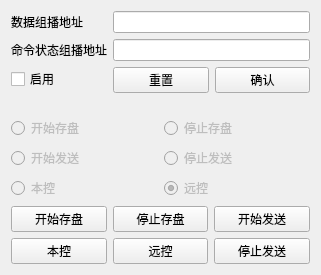
<?xml version="1.0" encoding="UTF-8"?>
<ui version="4.0">
 <class>fTelemetryIn</class>
 <widget class="QWidget" name="fTelemetryIn">
  <property name="geometry">
   <rect>
    <x>0</x>
    <y>0</y>
    <width>321</width>
    <height>275</height>
   </rect>
  </property>
  <property name="sizePolicy">
   <sizepolicy hsizetype="Preferred" vsizetype="Minimum">
    <horstretch>0</horstretch>
    <verstretch>0</verstretch>
   </sizepolicy>
  </property>
  <property name="windowTitle">
   <string>TelemetryIn</string>
  </property>
  <layout class="QVBoxLayout" name="verticalLayout_2">
   <item>
    <layout class="QVBoxLayout" name="verticalLayout">
     <item>
      <layout class="QFormLayout" name="formLayout">
       <item row="0" column="1">
        <widget class="QLineEdit" name="leDataURL"/>
       </item>
       <item row="2" column="1">
        <layout class="QHBoxLayout" name="horizontalLayout_2">
         <item>
          <widget class="QPushButton" name="pbReset">
           <property name="text">
            <string>重置</string>
           </property>
          </widget>
         </item>
         <item>
          <widget class="QPushButton" name="pbConfirm">
           <property name="text">
            <string>确认</string>
           </property>
          </widget>
         </item>
        </layout>
       </item>
       <item row="2" column="0">
        <widget class="QCheckBox" name="ckEnabled">
         <property name="text">
          <string>启用</string>
         </property>
        </widget>
       </item>
       <item row="1" column="0">
        <widget class="QLabel" name="label">
         <property name="text">
          <string>命令状态组播地址</string>
         </property>
        </widget>
       </item>
       <item row="0" column="0">
        <widget class="QLabel" name="label_2">
         <property name="text">
          <string>数据组播地址</string>
         </property>
        </widget>
       </item>
       <item row="1" column="1">
        <widget class="QLineEdit" name="leComStatusURL"/>
       </item>
      </layout>
     </item>
     <item>
      <layout class="QGridLayout" name="gridLayout_2">
       <item row="2" column="0">
        <widget class="QRadioButton" name="rbLocalControl">
         <property name="enabled">
          <bool>false</bool>
         </property>
         <property name="text">
          <string>本控</string>
         </property>
         <property name="checked">
          <bool>false</bool>
         </property>
        </widget>
       </item>
       <item row="2" column="1">
        <widget class="QRadioButton" name="rbRemoteControl">
         <property name="enabled">
          <bool>false</bool>
         </property>
         <property name="text">
          <string>远控</string>
         </property>
         <property name="checked">
          <bool>true</bool>
         </property>
        </widget>
       </item>
       <item row="0" column="0">
        <widget class="QRadioButton" name="rbStartSave">
         <property name="enabled">
          <bool>false</bool>
         </property>
         <property name="text">
          <string>开始存盘</string>
         </property>
         <property name="checked">
          <bool>false</bool>
         </property>
        </widget>
       </item>
       <item row="0" column="1">
        <widget class="QRadioButton" name="rbStopSave">
         <property name="enabled">
          <bool>false</bool>
         </property>
         <property name="text">
          <string>停止存盘</string>
         </property>
        </widget>
       </item>
       <item row="1" column="0">
        <widget class="QRadioButton" name="rbStartSend">
         <property name="enabled">
          <bool>false</bool>
         </property>
         <property name="text">
          <string>开始发送</string>
         </property>
         <property name="checked">
          <bool>false</bool>
         </property>
        </widget>
       </item>
       <item row="1" column="1">
        <widget class="QRadioButton" name="rbStopSend">
         <property name="enabled">
          <bool>false</bool>
         </property>
         <property name="text">
          <string>停止发送</string>
         </property>
        </widget>
       </item>
      </layout>
     </item>
     <item>
      <layout class="QGridLayout" name="gridLayout">
       <item row="0" column="1">
        <widget class="QPushButton" name="pbStopSave">
         <property name="text">
          <string>停止存盘</string>
         </property>
        </widget>
       </item>
       <item row="0" column="2">
        <widget class="QPushButton" name="pbStartSend">
         <property name="text">
          <string>开始发送</string>
         </property>
        </widget>
       </item>
       <item row="0" column="0">
        <widget class="QPushButton" name="pbStartSave">
         <property name="text">
          <string>开始存盘</string>
         </property>
        </widget>
       </item>
       <item row="1" column="2">
        <widget class="QPushButton" name="pbStopSend">
         <property name="text">
          <string>停止发送</string>
         </property>
        </widget>
       </item>
       <item row="1" column="0">
        <widget class="QPushButton" name="pbLocalControl">
         <property name="text">
          <string>本控</string>
         </property>
        </widget>
       </item>
       <item row="1" column="1">
        <widget class="QPushButton" name="pbRemoteControl">
         <property name="text">
          <string>远控</string>
         </property>
        </widget>
       </item>
      </layout>
     </item>
    </layout>
   </item>
  </layout>
 </widget>
 <resources/>
 <connections/>
</ui>
